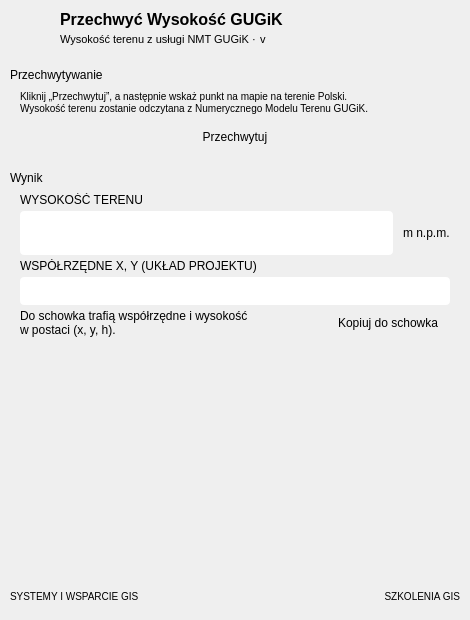
<?xml version="1.0" encoding="UTF-8"?>
<ui version="4.0">
 <class>PrzechwycWysokoscDockWidgetBase</class>
 <widget class="QDockWidget" name="PrzechwycWysokoscDockWidgetBase">
  <property name="geometry">
   <rect>
    <x>0</x>
    <y>0</y>
    <width>470</width>
    <height>620</height>
   </rect>
  </property>
  <property name="windowTitle">
   <string />
  </property>
  <property name="windowIcon">
   <iconset>
    <normaloff>../icons/icon_pw.svg</normaloff>../icons/icon_pw.svg</iconset>
  </property>
  <property name="styleSheet">
   <string notr="true">QScrollArea#scrollArea { border: none; background: transparent; }
QLabel#lbl_title { font-size: 16px; font-weight: 700; }
QLabel#lbl_subtitle, QLabel#lbl_pluginVersion { font-size: 11px; }
QToolButton#btn_help, QToolButton#btn_close { border: none; border-radius: 6px; padding: 3px; }
QLabel#lbl_email, QLabel#lbl_szkolenia { font-size: 10px; }
QLabel#label_5 { background: transparent; padding: 0px; }

QFrame#card_capture, QFrame#card_result { border-radius: 6px; }
QLabel[role="card-title"] { font-weight: 700; padding: 6px 10px; border-top-left-radius: 5px; border-top-right-radius: 5px; }
QLabel[role="hint"] { font-size: 11px; }
QLabel#lbl_capture_hint { font-size: 10px; }
QLabel[role="caption"] { font-size: 11px; }
QLabel[role="unit"] { font-weight: 700; }

QLineEdit { border-radius: 4px; padding: 0px 6px; }
QLineEdit#heightEdit { font-size: 24px; font-weight: 700; padding: 0px 8px; }

QPushButton { border-radius: 4px; padding: 5px 12px; min-height: 18px; }
QPushButton[role="primary"] { font-weight: 700; padding: 7px 10px; border: none; }

QPushButton:focus, QToolButton:focus { outline: none; }

QDockWidget[theme="light"] QWidget#dockWidgetContents, QDockWidget[theme="light"] QWidget#content_widget { background: #ffffff; }
QDockWidget[theme="light"] QLabel { color: #23282a; }
QDockWidget[theme="light"] QFrame#header_frame { background: #ffffff; border: none; border-bottom: 2px solid #4c6e4f; }
QDockWidget[theme="light"] QLabel#lbl_title { color: #3b5a3e; }
QDockWidget[theme="light"] QLabel#lbl_subtitle, QDockWidget[theme="light"] QLabel#lbl_pluginVersion { color: #6b7572; }
QDockWidget[theme="light"] QToolButton#btn_help:hover, QDockWidget[theme="light"] QToolButton#btn_close:hover { background: #e8efe8; }
QDockWidget[theme="light"] QToolButton#btn_help { qproperty-icon: url(pwimg:help.svg); }
QDockWidget[theme="light"] QToolButton#btn_close { qproperty-icon: url(pwimg:close.svg); }
QDockWidget[theme="light"] QFrame#footer_frame { background: #f6f8f6; border: none; border-top: 1px solid #d6ded6; }

QDockWidget[theme="light"] QFrame#card_capture { background: #ffffff; border: 1px solid #b9c7b9; }
QDockWidget[theme="light"] QFrame#card_result { background: #ffffff; border: 1px solid #dde5dd; }
QDockWidget[theme="light"] QLabel[role="card-title"] { background: #b9c7b9; color: #23282a; }
QDockWidget[theme="light"] QLabel#lbl_result_title { background: #e6ece6; color: #3b5a3e; }
QDockWidget[theme="light"] QLabel[role="hint"] { color: #6b7572; }
QDockWidget[theme="light"] QLabel[role="caption"] { color: #6b7572; }
QDockWidget[theme="light"] QLabel[role="unit"] { color: #4a5250; }

QDockWidget[theme="light"] QLineEdit { background: #ffffff; color: #23282a; border: 1px solid #b9c7ba; selection-background-color: #4c6e4f; selection-color: #ffffff; }
QDockWidget[theme="light"] QLineEdit:focus { border: 1px solid #4c6e4f; }
QDockWidget[theme="light"] QLineEdit#heightEdit { background: #eef3ee; color: #3b5a3e; border: 1px solid #d6ded6; }
QDockWidget[theme="light"] QLineEdit#heightEdit:focus { border: 1px solid #4c6e4f; }

QDockWidget[theme="light"] QPushButton { background: #ffffff; color: #23282a; border: 1px solid #b9c7ba; }
QDockWidget[theme="light"] QPushButton:hover { border-color: #4c6e4f; color: #3b5a3e; }
QDockWidget[theme="light"] QPushButton:pressed { background: #eef3ee; }
QDockWidget[theme="light"] QPushButton:disabled { color: #9aa39e; border-color: #d6ded6; }
QDockWidget[theme="light"] QPushButton#copyButton { qproperty-icon: url(pwimg:copy.svg); }
QDockWidget[theme="light"] QPushButton[role="primary"] { background: #4c6e4f; color: #ffffff; border: none; }
QDockWidget[theme="light"] QPushButton[role="primary"]:hover { background: #5b8260; color: #ffffff; }
QDockWidget[theme="light"] QPushButton[role="primary"]:pressed { background: #3d5a40; }
QDockWidget[theme="light"] QPushButton[role="primary"]:disabled { background: #c9d3ca; color: #f4f6f4; }

QDockWidget[theme="dark"] QWidget#dockWidgetContents, QDockWidget[theme="dark"] QWidget#content_widget { background: #2b2d2e; }
QDockWidget[theme="dark"] QLabel { color: #e6e9e7; }
QDockWidget[theme="dark"] QFrame#header_frame { background: #2b2d2e; border: none; border-bottom: 2px solid #5b8260; }
QDockWidget[theme="dark"] QLabel#lbl_title { color: #a9cfac; }
QDockWidget[theme="dark"] QLabel#lbl_subtitle, QDockWidget[theme="dark"] QLabel#lbl_pluginVersion { color: #9aa4a0; }
QDockWidget[theme="dark"] QToolButton#btn_help:hover, QDockWidget[theme="dark"] QToolButton#btn_close:hover { background: #2c3a2d; }
QDockWidget[theme="dark"] QToolButton#btn_help { qproperty-icon: url(pwimg:help_dark.svg); }
QDockWidget[theme="dark"] QToolButton#btn_close { qproperty-icon: url(pwimg:close_dark.svg); }
QDockWidget[theme="dark"] QFrame#footer_frame { background: #303334; border: none; border-top: 1px solid #44494a; }

QDockWidget[theme="dark"] QFrame#card_capture { background: #262829; border: 1px solid #4c6e4f; }
QDockWidget[theme="dark"] QFrame#card_result { background: #262829; border: 1px solid #33433a; }
QDockWidget[theme="dark"] QLabel[role="card-title"] { background: #4c6e4f; color: #ffffff; }
QDockWidget[theme="dark"] QLabel#lbl_result_title { background: #2c3a2d; color: #a9cfac; }
QDockWidget[theme="dark"] QLabel[role="hint"] { color: #9aa4a0; }
QDockWidget[theme="dark"] QLabel[role="caption"] { color: #9aa4a0; }
QDockWidget[theme="dark"] QLabel[role="unit"] { color: #b8c0bc; }

QDockWidget[theme="dark"] QLineEdit { background: #1f2122; color: #e6e9e7; border: 1px solid #5a6162; selection-background-color: #5b8260; selection-color: #ffffff; }
QDockWidget[theme="dark"] QLineEdit:focus { border: 1px solid #6f9c73; }
QDockWidget[theme="dark"] QLineEdit#heightEdit { background: #2c3a2d; color: #a9cfac; border: 1px solid #3f5143; }
QDockWidget[theme="dark"] QLineEdit#heightEdit:focus { border: 1px solid #6f9c73; }

QDockWidget[theme="dark"] QPushButton { background: #303334; color: #e6e9e7; border: 1px solid #5a6162; }
QDockWidget[theme="dark"] QPushButton:hover { border-color: #6f9c73; color: #a9cfac; }
QDockWidget[theme="dark"] QPushButton:pressed { background: #2c3a2d; }
QDockWidget[theme="dark"] QPushButton:disabled { color: #6f7773; border-color: #44494a; }
QDockWidget[theme="dark"] QPushButton#copyButton { qproperty-icon: url(pwimg:copy_dark.svg); }
QDockWidget[theme="dark"] QPushButton[role="primary"] { background: #5b8260; color: #ffffff; border: none; }
QDockWidget[theme="dark"] QPushButton[role="primary"]:hover { background: #6f9c73; color: #ffffff; }
QDockWidget[theme="dark"] QPushButton[role="primary"]:pressed { background: #4c6e4f; }
QDockWidget[theme="dark"] QPushButton[role="primary"]:disabled { background: #3e4442; color: #8a918e; }
</string>
  </property>
  <property name="theme" stdset="0">
   <string notr="true">light</string>
  </property>
  <widget class="QWidget" name="dockWidgetContents">
   <property name="minimumSize">
    <size>
     <width>420</width>
     <height>0</height>
    </size>
   </property>
   <layout class="QVBoxLayout" name="verticalLayout_main">
    <property name="spacing">
     <number>0</number>
    </property>
    <property name="leftMargin">
     <number>0</number>
    </property>
    <property name="topMargin">
     <number>0</number>
    </property>
    <property name="rightMargin">
     <number>0</number>
    </property>
    <property name="bottomMargin">
     <number>0</number>
    </property>
    <item>
     <widget class="QFrame" name="header_frame">
      <property name="frameShape">
       <enum>QFrame::NoFrame</enum>
      </property>
      <layout class="QHBoxLayout" name="horizontalLayout_header" stretch="0,1,0,0">
       <property name="spacing">
        <number>10</number>
       </property>
       <property name="leftMargin">
        <number>12</number>
       </property>
       <property name="topMargin">
        <number>10</number>
       </property>
       <property name="rightMargin">
        <number>8</number>
       </property>
       <property name="bottomMargin">
        <number>10</number>
       </property>
       <item>
        <widget class="QLabel" name="label_4">
         <property name="minimumSize">
          <size>
           <width>38</width>
           <height>38</height>
          </size>
         </property>
         <property name="maximumSize">
          <size>
           <width>38</width>
           <height>38</height>
          </size>
         </property>
         <property name="text">
          <string />
         </property>
         <property name="pixmap">
          <pixmap>../icons/icon_pw.svg</pixmap>
         </property>
         <property name="scaledContents">
          <bool>true</bool>
         </property>
         <property name="margin">
          <number>5</number>
         </property>
        </widget>
       </item>
       <item>
        <layout class="QVBoxLayout" name="verticalLayout_title">
         <property name="spacing">
          <number>1</number>
         </property>
         <item>
          <widget class="QLabel" name="lbl_title">
           <property name="text">
            <string>Przechwyć Wysokość GUGiK</string>
           </property>
          </widget>
         </item>
         <item>
          <layout class="QHBoxLayout" name="horizontalLayout_subtitle">
           <property name="spacing">
            <number>4</number>
           </property>
           <item>
            <widget class="QLabel" name="lbl_subtitle">
             <property name="text">
              <string>Wysokość terenu z usługi NMT GUGiK ·</string>
             </property>
            </widget>
           </item>
           <item>
            <widget class="QLabel" name="lbl_pluginVersion">
             <property name="text">
              <string>v</string>
             </property>
            </widget>
           </item>
           <item>
            <spacer name="horizontalSpacer_subtitle">
             <property name="orientation">
              <enum>Qt::Horizontal</enum>
             </property>
             <property name="sizeHint" stdset="0">
              <size>
               <width>10</width>
               <height>10</height>
              </size>
             </property>
            </spacer>
           </item>
          </layout>
         </item>
        </layout>
       </item>
       <item>
        <widget class="QToolButton" name="btn_help">
         <property name="cursor">
          <cursorShape>PointingHandCursor</cursorShape>
         </property>
         <property name="toolTip">
          <string>Pomoc – strona wtyczki</string>
         </property>
         <property name="icon">
          <iconset>
           <normaloff>../images/help.svg</normaloff>../images/help.svg</iconset>
         </property>
         <property name="iconSize">
          <size>
           <width>20</width>
           <height>20</height>
          </size>
         </property>
         <property name="autoRaise">
          <bool>true</bool>
         </property>
        </widget>
       </item>
       <item>
        <widget class="QToolButton" name="btn_close">
         <property name="cursor">
          <cursorShape>PointingHandCursor</cursorShape>
         </property>
         <property name="toolTip">
          <string>Zamknij wtyczkę</string>
         </property>
         <property name="icon">
          <iconset>
           <normaloff>../images/close.svg</normaloff>../images/close.svg</iconset>
         </property>
         <property name="iconSize">
          <size>
           <width>20</width>
           <height>20</height>
          </size>
         </property>
         <property name="autoRaise">
          <bool>true</bool>
         </property>
        </widget>
       </item>
      </layout>
     </widget>
    </item>
    <item>
     <widget class="QScrollArea" name="scrollArea">
      <property name="frameShape">
       <enum>QFrame::NoFrame</enum>
      </property>
      <property name="widgetResizable">
       <bool>true</bool>
      </property>
      <widget class="QWidget" name="content_widget">
       <layout class="QVBoxLayout" name="verticalLayout_content">
        <property name="spacing">
         <number>10</number>
        </property>
        <property name="leftMargin">
         <number>10</number>
        </property>
        <property name="topMargin">
         <number>10</number>
        </property>
        <property name="rightMargin">
         <number>10</number>
        </property>
        <property name="bottomMargin">
         <number>10</number>
        </property>
        <item>
         <widget class="QFrame" name="card_capture">
          <property name="frameShape">
           <enum>QFrame::NoFrame</enum>
          </property>
          <layout class="QVBoxLayout" name="verticalLayout_card_capture">
           <property name="spacing">
            <number>0</number>
           </property>
           <property name="leftMargin">
            <number>0</number>
           </property>
           <property name="topMargin">
            <number>0</number>
           </property>
           <property name="rightMargin">
            <number>0</number>
           </property>
           <property name="bottomMargin">
            <number>0</number>
           </property>
           <item>
            <widget class="QLabel" name="lbl_capture_title">
             <property name="text">
              <string>Przechwytywanie</string>
             </property>
             <property name="role" stdset="0">
              <string notr="true">card-title</string>
             </property>
            </widget>
           </item>
           <item>
            <layout class="QVBoxLayout" name="verticalLayout_card_capture_body">
             <property name="spacing">
              <number>8</number>
             </property>
             <property name="leftMargin">
              <number>10</number>
             </property>
             <property name="topMargin">
              <number>8</number>
             </property>
             <property name="rightMargin">
              <number>10</number>
             </property>
             <property name="bottomMargin">
              <number>10</number>
             </property>
             <item>
              <widget class="QLabel" name="lbl_capture_hint">
               <property name="text">
                <string>Kliknij „Przechwytuj”, a następnie wskaż punkt na mapie na terenie Polski.&lt;br&gt;Wysokość terenu zostanie odczytana z Numerycznego Modelu Terenu GUGiK.</string>
               </property>
               <property name="wordWrap">
                <bool>false</bool>
               </property>
               <property name="role" stdset="0">
                <string notr="true">hint</string>
               </property>
              </widget>
             </item>
             <item>
              <widget class="QPushButton" name="captureButton">
               <property name="text">
                <string>Przechwytuj</string>
               </property>
               <property name="cursor">
                <cursorShape>PointingHandCursor</cursorShape>
               </property>
               <property name="icon">
                <iconset>
                 <normaloff>../images/pin.svg</normaloff>../images/pin.svg</iconset>
               </property>
               <property name="role" stdset="0">
                <string notr="true">primary</string>
               </property>
              </widget>
             </item>
            </layout>
           </item>
          </layout>
         </widget>
        </item>
        <item>
         <widget class="QFrame" name="card_result">
          <property name="frameShape">
           <enum>QFrame::NoFrame</enum>
          </property>
          <layout class="QVBoxLayout" name="verticalLayout_card_result">
           <property name="spacing">
            <number>0</number>
           </property>
           <property name="leftMargin">
            <number>0</number>
           </property>
           <property name="topMargin">
            <number>0</number>
           </property>
           <property name="rightMargin">
            <number>0</number>
           </property>
           <property name="bottomMargin">
            <number>0</number>
           </property>
           <item>
            <widget class="QLabel" name="lbl_result_title">
             <property name="text">
              <string>Wynik</string>
             </property>
             <property name="role" stdset="0">
              <string notr="true">card-title</string>
             </property>
            </widget>
           </item>
           <item>
            <layout class="QVBoxLayout" name="verticalLayout_card_result_body">
             <property name="spacing">
              <number>4</number>
             </property>
             <property name="leftMargin">
              <number>10</number>
             </property>
             <property name="topMargin">
              <number>8</number>
             </property>
             <property name="rightMargin">
              <number>10</number>
             </property>
             <property name="bottomMargin">
              <number>10</number>
             </property>
             <item>
              <widget class="QLabel" name="lbl_height_caption">
               <property name="text">
                <string>WYSOKOŚĆ TERENU</string>
               </property>
               <property name="role" stdset="0">
                <string notr="true">caption</string>
               </property>
              </widget>
             </item>
             <item>
              <layout class="QHBoxLayout" name="horizontalLayout_height">
               <property name="spacing">
                <number>10</number>
               </property>
               <item>
                <widget class="QLineEdit" name="heightEdit">
                 <property name="minimumSize">
                  <size>
                   <width>0</width>
                   <height>44</height>
                  </size>
                 </property>
                 <property name="alignment">
                  <set>Qt::AlignCenter</set>
                 </property>
                 <property name="readOnly">
                  <bool>true</bool>
                 </property>
                </widget>
               </item>
               <item>
                <widget class="QLabel" name="lbl_height_unit">
                 <property name="text">
                  <string>m n.p.m.</string>
                 </property>
                 <property name="role" stdset="0">
                  <string notr="true">unit</string>
                 </property>
                </widget>
               </item>
              </layout>
             </item>
             <item>
              <widget class="QLabel" name="lbl_coords_caption">
               <property name="text">
                <string>WSPÓŁRZĘDNE X, Y (UKŁAD PROJEKTU)</string>
               </property>
               <property name="role" stdset="0">
                <string notr="true">caption</string>
               </property>
              </widget>
             </item>
             <item>
              <widget class="QLineEdit" name="coordsEdit">
               <property name="minimumSize">
                <size>
                 <width>0</width>
                 <height>28</height>
                </size>
               </property>
               <property name="alignment">
                <set>Qt::AlignCenter</set>
               </property>
               <property name="readOnly">
                <bool>true</bool>
               </property>
              </widget>
             </item>
             <item>
              <layout class="QHBoxLayout" name="horizontalLayout_copy" stretch="1,0">
               <property name="spacing">
                <number>10</number>
               </property>
               <item>
                <widget class="QLabel" name="lbl_copy_hint">
                 <property name="text">
                  <string>Do schowka trafią współrzędne i wysokość&lt;br&gt;w postaci (x, y, h).</string>
                 </property>
                 <property name="wordWrap">
                  <bool>false</bool>
                 </property>
                 <property name="role" stdset="0">
                  <string notr="true">hint</string>
                 </property>
                </widget>
               </item>
               <item>
                <widget class="QPushButton" name="copyButton">
                 <property name="text">
                  <string>Kopiuj do schowka</string>
                 </property>
                 <property name="cursor">
                  <cursorShape>PointingHandCursor</cursorShape>
                 </property>
                 <property name="icon">
                  <iconset>
                   <normaloff>../images/copy.svg</normaloff>../images/copy.svg</iconset>
                 </property>
                </widget>
               </item>
              </layout>
             </item>
            </layout>
           </item>
          </layout>
         </widget>
        </item>
        <item>
         <spacer name="verticalSpacer_content">
          <property name="orientation">
           <enum>Qt::Vertical</enum>
          </property>
          <property name="sizeHint" stdset="0">
           <size>
            <width>10</width>
            <height>0</height>
           </size>
          </property>
         </spacer>
        </item>
       </layout>
      </widget>
     </widget>
    </item>
    <item>
     <widget class="QFrame" name="footer_frame">
      <property name="frameShape">
       <enum>QFrame::NoFrame</enum>
      </property>
      <layout class="QHBoxLayout" name="horizontalLayout_footer">
       <property name="spacing">
        <number>6</number>
       </property>
       <property name="leftMargin">
        <number>10</number>
       </property>
       <property name="topMargin">
        <number>6</number>
       </property>
       <property name="rightMargin">
        <number>10</number>
       </property>
       <property name="bottomMargin">
        <number>6</number>
       </property>
       <item>
        <widget class="QLabel" name="lbl_email">
         <property name="text">
          <string>&lt;a href="https://envirosolutions.pl/?utm_source=plugins&amp;utm_medium=referral&amp;utm_campaign=przechwyc_wysokosc_nmt&amp;utm_content=systemy_wsparcie#uslugi" style="text-decoration:underline;"&gt;SYSTEMY I WSPARCIE GIS&lt;/a&gt;</string>
         </property>
         <property name="textFormat">
          <enum>Qt::RichText</enum>
         </property>
         <property name="openExternalLinks">
          <bool>true</bool>
         </property>
         <property name="textInteractionFlags">
          <set>Qt::TextBrowserInteraction</set>
         </property>
        </widget>
       </item>
       <item>
        <spacer name="horizontalSpacer_footerL">
         <property name="orientation">
          <enum>Qt::Horizontal</enum>
         </property>
         <property name="sizeHint" stdset="0">
          <size>
           <width>4</width>
           <height>10</height>
          </size>
         </property>
        </spacer>
       </item>
       <item>
        <widget class="QLabel" name="label_5">
         <property name="minimumSize">
          <size>
           <width>156</width>
           <height>34</height>
          </size>
         </property>
         <property name="maximumSize">
          <size>
           <width>156</width>
           <height>34</height>
          </size>
         </property>
         <property name="text">
          <string />
         </property>
         <property name="pixmap">
          <pixmap>../images/es_logo_h.png</pixmap>
         </property>
         <property name="scaledContents">
          <bool>true</bool>
         </property>
        </widget>
       </item>
       <item>
        <spacer name="horizontalSpacer_footerR">
         <property name="orientation">
          <enum>Qt::Horizontal</enum>
         </property>
         <property name="sizeHint" stdset="0">
          <size>
           <width>4</width>
           <height>10</height>
          </size>
         </property>
        </spacer>
       </item>
       <item>
        <widget class="QLabel" name="lbl_szkolenia">
         <property name="text">
          <string>&lt;a href="https://envirosolutions.pl/oferta-szkoleniowa/?utm_source=plugins&amp;utm_medium=referral&amp;utm_campaign=przechwyc_wysokosc_nmt&amp;utm_content=szkolenia_gis" style="text-decoration:underline;"&gt;SZKOLENIA GIS&lt;/a&gt;</string>
         </property>
         <property name="textFormat">
          <enum>Qt::RichText</enum>
         </property>
         <property name="alignment">
          <set>Qt::AlignRight|Qt::AlignVCenter</set>
         </property>
         <property name="openExternalLinks">
          <bool>true</bool>
         </property>
         <property name="textInteractionFlags">
          <set>Qt::TextBrowserInteraction</set>
         </property>
        </widget>
       </item>
      </layout>
     </widget>
    </item>
   </layout>
  </widget>
 </widget>
 <resources />
 <connections />
</ui>
